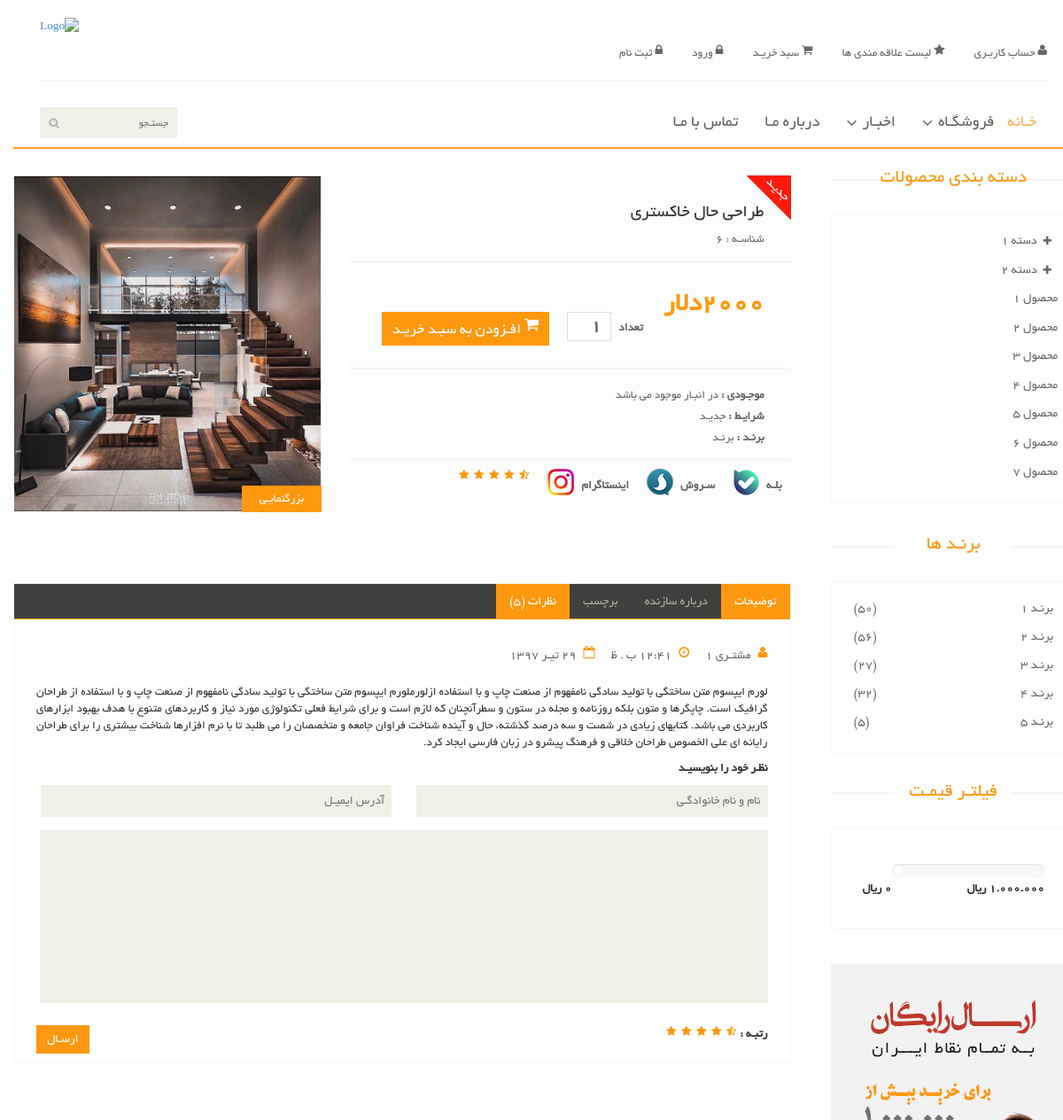
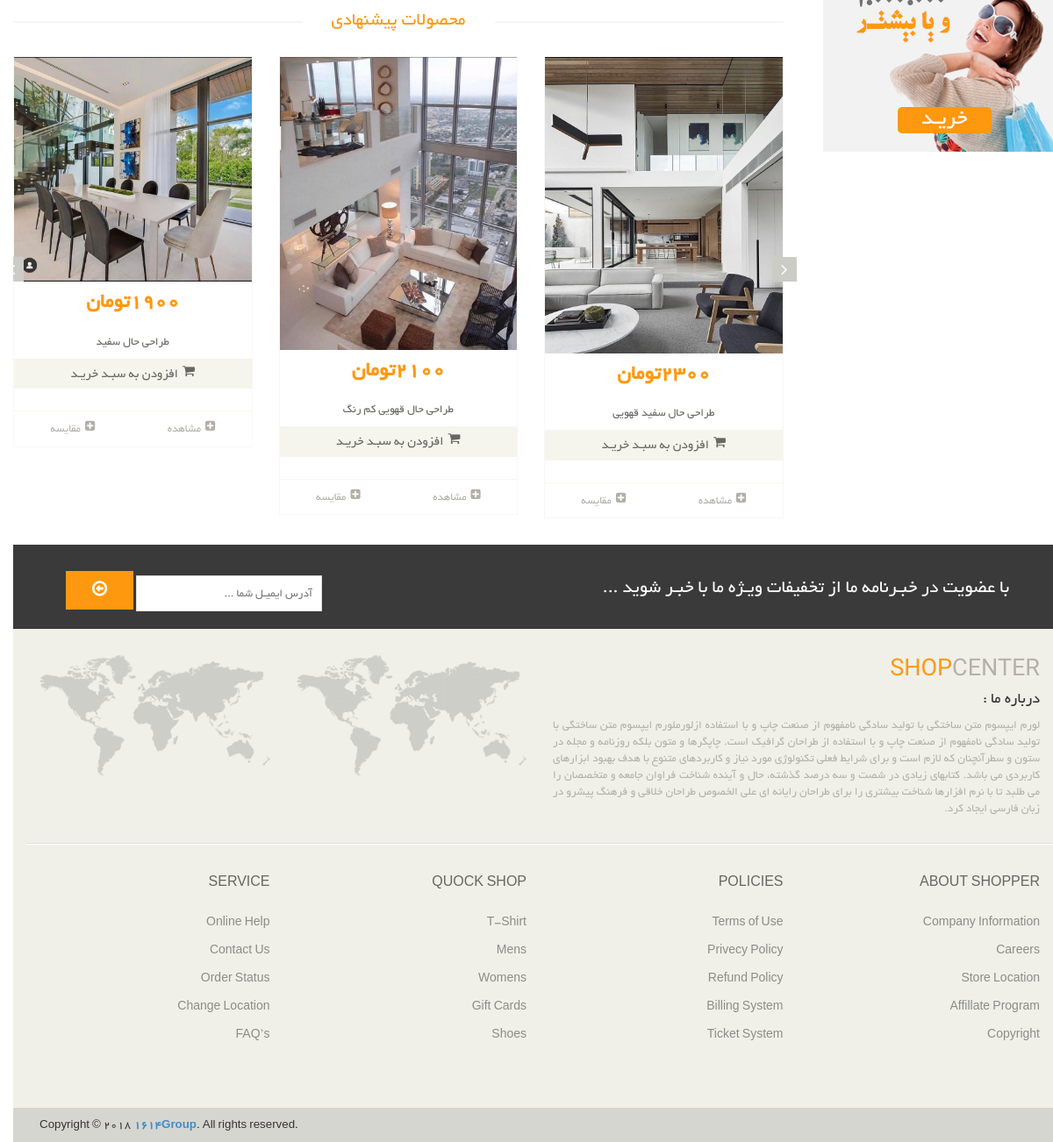
Page /product/6 on the committed database (2 pictures, top to bottom).
### eshop_product/models.py (models this page shows, shortened)
class Product(models.Model):
    title=models.CharField(max_length=150,verbose_name='عنوان')
    description=models.TextField(verbose_name='توضیحات')
    price=models.IntegerField(verbose_name='قیمت')
    image=models.ImageField(upload_to=upload_image_path,null=True,blank=True,verbose_name='عکس')
    active=models.BooleanField(default=False,verbose_name='فعال/غیر فعال')
    categories=models.ManyToManyField(PoroductCategory,blank=True,verbose_name='دسته بندی ها ')
    visit_count=models.IntegerField(default=0)
    bestselling=models.IntegerField(default=0)
    objects = ProductManager()
    class Meta:
        verbose_name = 'محصول'
        verbose_name_plural = 'محصولات'
    def get_absolute_url(self):
        return f"/product/{self.id}"

### eshop_product/views.py (the view)
# urls.py: path('product/<productId>',product_detail),
def product_detail(request,*args,**kwargs):
   product_id_select=kwargs['productId']
   order_form = UserNewOrderForm(request.POST or None,initial={'productId':product_id_select})
   product=Product.objects.get_by_id(product_id_select)
   if product is None or not product.active:
       raise Http404
   product.visit_count += 1
   product.save()
   galleries=ProductGallery.objects.filter(Product_id=product_id_select)
   grouped_galleries=list(my_grouper(4,galleries))
   related_products= Product.objects.get_queryset().filter(categories__product=product)
   grouped_related_product=list(my_grouper(3,related_products))
   context={
       'mahsol':product,
       'galleries':grouped_galleries,
       'pishnahadi':grouped_related_product,
       'new_order_form':order_form
   }
   return render(request,'products/product_detail.html',context)

### eshop_order/forms.py
class UserNewOrderForm(forms.Form):
        productId = forms.IntegerField(
            widget=forms.HiddenInput(),
        )
        count = forms.IntegerField(
            widget=forms.NumberInput(),
            initial=1
        )

### eshop_product/models.py (called while the page is built)
   def get_by_id(self,product_id):
       qs=self.get_queryset().filter(id=product_id)
       if qs.count()==1:
           return qs.first()
       else:
           None

### eshop_product/views.py (called while the page is built)
def my_grouper(n, iterable): #yek adad bede va yek list
  args = [iter(iterable)] * n
  return ([e for e in t if e is not None] for t in itertools.zip_longest(*args))

### eshop_product/templates/products/product_detail.html (shortened to what this page needs)
{% extends 'share/_MainLayout.html' %}
{% load static %}
{% block content %}
    <section>
    <div class="row">
        <div class="col-sm-9 padding-right">
            <div class="product-details">
                <div class="col-sm-5">
                    <div class="view-product">
                        <img src="{{ mahsol.image.url }}" alt="">
                        <h3>بزرگنمایـی</h3>
                    </div>
                </div>
                <div class="col-sm-7">
                    <div class="product-information">
                        <img src="{% static 'images/product-details/new.png' %}" class="newarrival" alt="">
                        <div>
                            <h2>{{ mahsol.title }}</h2>
                            <p>شناسـه : {{ mahsol.id }}</p>
                        </div>
                        <div>
									<span>
										<span>{{ mahsol.price }}دلار</span>
									</span>
                            <span>
                                <form method="post" action="/order">
                                    <label>تعداد</label>
                                    {{ new_order_form.count }}
										<button type="submit" class="btn btn-fefault cart">
											<i class="fa fa-shopping-cart"></i>
											افـزودن به سبـد خریـد
										</button>
                                        </form>
									</span>
                        </div>
                        <div>
                            <p><b>موجـودی :</b> در انبـار موجود می باشد</p>
                            <p><b>شرایـط :</b> جدیـد</p>
                            <p><b>برنـد :</b> برنـد </p>
                        </div>
                        <span class="socials-share share">
									<ul>
										<a href="#">
											<li>
												<label>بلـه</label>
												<img src="{% static 'images/product-details/Bale.png' %}">
											</li>
										</a>
										<a href="#">
											<li>
												<label>سـروش</label>
												<img src="{% static 'images/product-details/Soroush.png' %}">
											</li>
										</a>
										<a href="#">
											<li>
												<label>اینستاگرام</label>
												<img src="{% static 'images/product-details/Instagram.png' %}">
											</li>
										</a>
										<li><img src="{% static 'images/product-details/rating.png' %}" alt=""></li>
									</ul>
								</span>
                    </div>
                </div>
            </div>
            <div class="category-tab shop-details-tab">
                <div class="col-sm-12">
                    <ul class="nav nav-tabs">
                         <li class="active"><a href="#reviews" data-toggle="tab">توضیحات</a></li>
                        <li><a href="#companyprofile" data-toggle="tab">درباره سازنده</a></li>
                        <li><a href="#tag" data-toggle="tab">برچسب</a></li>
                        <li class="active"><a href="#reviews" data-toggle="tab">نظرات (5)</a></li>
                    </ul>
                </div>
                <div class="tab-content">
                    <div class="tab-pane fade active in" id="reviews">
                        <div class="col-sm-12">
                            <ul>
                                <li><a href=""><i class="fa fa-user"></i>مشتـری 1</a></li>
                                <li><a href=""><i class="fa fa-clock-o"></i>12:41 ب . ظ</a></li>
                                <li><a href=""><i class="fa fa-calendar-o"></i>29 تیـر 1397</a></li>
                            </ul>
                            <p>لورم ایپسوم متن ساختگی با تولید سادگی نامفهوم از صنعت چاپ و با استفاده ازلورملورم ایپسوم متن ساختگی با تولید سادگی نامفهوم از صنعت چاپ و با استفاده از طراحان گرافیک است. چاپگرها و متون بلکه روزنامه و مجله در ستون و سطرآنچنان که لازم است و برای شرایط فعلی تکنولوژی مورد نیاز و کاربردهای متنوع با هدف بهبود ابزارهای کاربردی می باشد. کتابهای زیادی در شصت و سه درصد گذشته، حال و آینده شناخت فراوان جامعه و متخصصان را می طلبد تا با نرم افزارها شناخت بیشتری را برای طراحان رایانه ای علی الخصوص طراحان خلاقی و فرهنگ پیشرو در زبان فارسی ایجاد کرد.</p>
                            <p><b>نظـر خود را بنویسیـد</b></p>
                            <form action="#">
										<span>
											<input type="text" placeholder="نام و نام خانوادگـی">
											<input type="email" placeholder="آدرس ایمیـل">
										</span>
                                <textarea name=""></textarea>
                                <b>رتبـه : </b> <img src="images/product-details/rating.png" alt="">
                                <button type="button" class="btn btn-default pull-left">
                                    ارسـال
                                </button>
                            </form>
                        </div>
                    </div>
                </div>
            </div>
            <div class="recommended_items">
                <h2 class="title text-center">محصولات پیشنهادی</h2>
                <div id="recommended-item-carousel" class="carousel slide" data-ride="carousel">
                    <div class="carousel-inner">
                        {% for product_list in pishnahadi %}
                        <div class="item {% if forloop.first %} active {% endif %}">
                            {% for product in product_list %}
                          {% include 'products/product_item_mahsolat.html' with product=product %}
  {% endfor %}
                        </div>
                        {% endfor %}
                    </div>
                    <a class="left recommended-item-control" href="#recommended-item-carousel" data-slide="prev">
                        <i class="fa fa-angle-left"></i>
                    </a>
                    <a class="right recommended-item-control" href="#recommended-item-carousel" data-slide="next">
                        <i class="fa fa-angle-right"></i>
                    </a>
                </div>
            </div>
        </div>
        <div class="col-sm-3">
            <div class="left-sidebar">
                <h2>دسته بندی محصولات</h2>
                <div class="panel-group category-products" id="accordian">
                    <div class="panel panel-default">
                        <div class="panel-heading">
                            <h4 class="panel-title">
                                <a data-toggle="collapse" data-parent="#accordian" href="#sportswear">
                                    <span class="badge pull-right"><i class="fa fa-plus"></i></span>
                                </a>
                            </h4>
                        </div>
                    </div>
                    <div class="panel panel-default">
                        <div class="panel-heading">
                            <h4 class="panel-title">
                                <a data-toggle="collapse" data-parent="#accordian" href="#mens">
                                    <span class="badge pull-right"><i class="fa fa-plus"></i></span>
                                </a>
                            </h4>
                        </div>
                    </div>
                    <div class="panel panel-default">
                        <div class="panel-heading">
                            <h4 class="panel-title"><a href="#">محصول 1</a></h4>
                        </div>
                    </div>
                    <div class="panel panel-default">
                        <div class="panel-heading">
                            <h4 class="panel-title"><a href="#">محصول 2</a></h4>
                        </div>
                    </div>
                    <div class="panel panel-default">
                        <div class="panel-heading">
                            <h4 class="panel-title"><a href="#">محصول 3</a></h4>
                        </div>
                    </div>
                    <div class="panel panel-default">
                        <div class="panel-heading">
                            <h4 class="panel-title"><a href="#">محصول 4</a></h4>
                        </div>
                    </div>
                    <div class="panel panel-default">
                        <div class="panel-heading">
                            <h4 class="panel-title"><a href="#">محصول 5</a></h4>
                        </div>
                    </div>
                    <div class="panel panel-default">
                        <div class="panel-heading">
                            <h4 class="panel-title"><a href="#">محصول 6</a></h4>
                        </div>
                    </div>
                    <div class="panel panel-default">
                        <div class="panel-heading">
                            <h4 class="panel-title"><a href="#">محصول 7</a></h4>
                        </div>
                    </div>
                </div>
                <div class="brands_products">
                    <h2>برنـد ها</h2>
                    <div class="brands-name">
                        <ul class="nav nav-pills nav-stacked">
                            <li><a href=""> <span class="pull-left">(50)</span>برنـد 1</a></li>
                            <li><a href=""> <span class="pull-left">(56)</span>برنـد 2</a></li>
                            <li><a href=""> <span class="pull-left">(27)</span>برنـد 3</a></li>
                            <li><a href=""> <span class="pull-left">(32)</span>برنـد 4</a></li>
                            <li><a href=""> <span class="pull-left">(5)</span>برنـد 5</a></li>
                        </ul>
                    </div>
                </div>
                <div class="price-range">
                    <h2>فیلتـر قیمـت</h2>
                    <div class="well">
                        <div class="slider slider-horizontal" style="width: 136px;"></div><br>
                        <b>1.000.000 ريال</b> <b class="pull-left">0 ريال</b>
                    </div>
                </div>
                <div class="shipping text-center">
                    <img src="images/home/shipping.jpg" alt="">
                </div>
            </div>
        </div>
    </div>
	</section>
{% endblock %}

### eshop_product/templates/products/product_item_mahsolat.html (shortened to what this page needs)
<div class="col-sm-4 pull-right" >
                                <div class="product-image-wrapper">
                                    <div class="single-products">
                                        <div class="productinfo text-center">
                                            <img src="{{ product.image.url }}" alt="">
                                            <h2>{{ product.price }}تومان </h2>
                                            <p>{{ product.title }}</p>
                                            <a href="#" class="btn btn-default add-to-cart"><i class="fa fa-shopping-cart"></i>افزودن به سبـد خریـد</a>
                                        </div>
                                        <div class="product-overlay">
                                            <div class="overlay-content">
                                            </div>
                                        </div>
                                    </div>
                                    <div class="choose">
                                        <ul class="nav nav-pills nav-justified">
                                            <li><a href="{{ product.get_absolute_url }}"><i class="fa fa-plus-square"></i>مشاهده</a></li>
                                            <li><a href=""><i class="fa fa-plus-square"></i>مقایسه</a></li>
                                        </ul>
                                    </div>
                                </div>
                            </div>

### assets/css/price-range.css (style rules this page uses)
.slider { display: inline-block; vertical-align: middle; position: relative; }
.slider.slider-horizontal { width: 210px; height: 20px; }

### rows in the picture
Product: image (picture), title "طراحی حال خاکستری", price "2000"
Product: image (picture), price "2300", title "طراحی حال سفید قهویی"
Product: image (picture), price "2100", title "طراحی حال قهویی کم رنگ"
Product: image (picture), price "1900", title "طراحی حال سفید"
